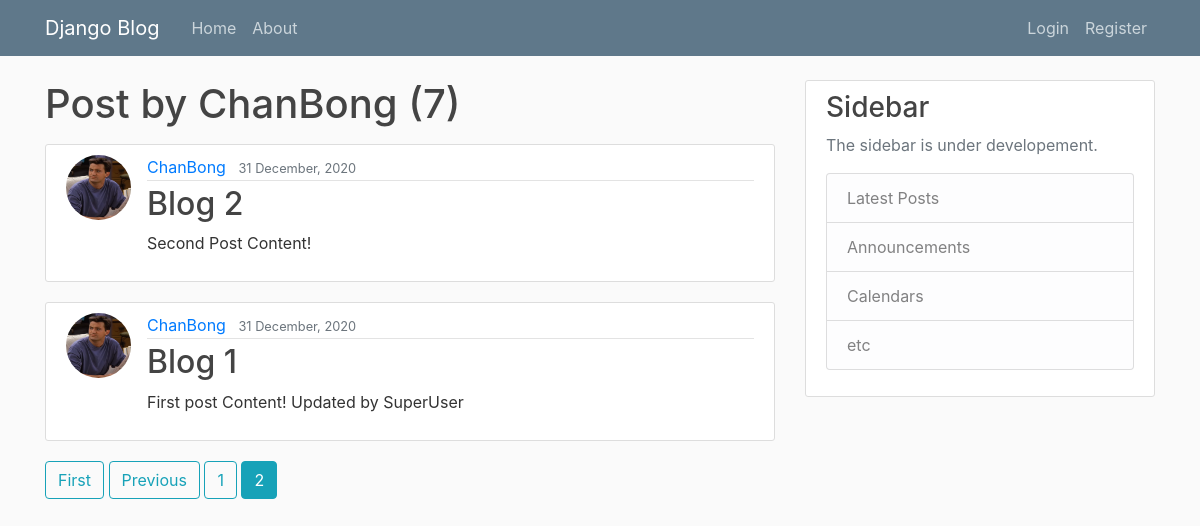
The app's page /user/ChanBong?page=2 with its own data.
### blog/models.py (models this page shows, shortened)
class Post(models.Model):
    title = models.CharField(max_length=100)
    content = models.TextField()
    date_posted = models.DateTimeField(default=timezone.now)
    author = models.ForeignKey(User, on_delete=models.CASCADE)

### users/models.py (models this page shows, shortened)
class Profile(models.Model):
    user = models.OneToOneField(User, on_delete=models.CASCADE)
    image = models.ImageField(default='default.jpg', upload_to='profile_pics')

### blog/views.py (the view)
# urls.py: path('user/<str:username>', UserPostView.as_view(), name='user-posts'),
class UserPostView(ListView):
    model = Post
    template_name = 'blog/user_post.html'
    context_object_name = 'posts'
    paginate_by = 5
    def get_queryset(self):
        user = get_object_or_404(User, username=self.kwargs.get('username'))
        return Post.objects.filter(author=user).order_by('-date_posted')

### blog/templates/blog/user_post.html (shortened to what this page needs)
{% extends "blog/base.html" %}
{% block content %}
    <h1 class="mb-3">Post by {{ view.kwargs.username }} ({{ page_obj.paginator.count }})</h1>
    {% for post in posts %}
        <article class="media content-section">
          <img class="rounded-circle article-img" src="{{ post.author.profile.image.url }}">
          <div class="media-body">
            <div class="article-metadata">
              <a class="mr-2" href="{% url 'user-posts' post.author.username %}">{{ post.author }}</a>
              <small class="text-muted">{{ post.date_posted|date:"d F, Y" }}</small>
            </div>
            <h2><a class="article-title" href="{% url 'post-detail' post.id %}">{{ post.title }}</a></h2>
            <p class="article-content">{{ post.content }}</p>
          </div>
        </article>
    {% endfor %}
    {% if is_paginated %}
      {% if page_obj.has_previous %}
        <a class="btn btn-outline-info mb-4" href="?page=1">First</a>
        <a class="btn btn-outline-info mb-4" href="?page={{ page_obj.previous_page_number }}">Previous</a>
      {% endif %}
      {% for num in page_obj.paginator.page_range %}
        {% if page_obj.number == num %}
          <a class="btn btn-info mb-4" href="?page={{ num }}">{{ num }}</a>
        {% elif num > page_obj.number|add:'-3' and num < page_obj.number|add:'3' %}
          <a class="btn btn-outline-info mb-4" href="?page={{ num }}">{{ num }}</a>
        {% endif %}
      {% endfor %}
    {% endif %}
{% endblock content %}

### blog/static/blog/main.css (style rules this page uses)
body { background: #fafafa; color: #333333; margin-top: 5rem; }
h1, h2, h3, h4, h5, h6 { color: #444444; }
.content-section { background: #ffffff; padding: 10px 20px; border: 1px solid #dddddd; border-radius: 3px; margin-bottom: 20px; }
.article-title { color: #444444; }
.article-content { white-space: pre-line; }
.article-img { height: 65px; width: 65px; margin-right: 16px; }
.article-metadata { padding-bottom: 1px; margin-bottom: 4px; border-bottom: 1px solid #e3e3e3 }

### records on screen
Post: author.profile.image (picture), author "ChanBong", date_posted "31 December, 2020", title "Blog 2", content "Second Post Content!"
Post: author.profile.image (picture), author "ChanBong", date_posted "31 December, 2020", title "Blog 1", content "First post Content! Updated by SuperUser"

### other values on screen
{{ view.kwargs.username }} "ChanBong"
{{ page_obj.paginator.count }} "7"
{{ num }} "1"
{{ num }} "2"
